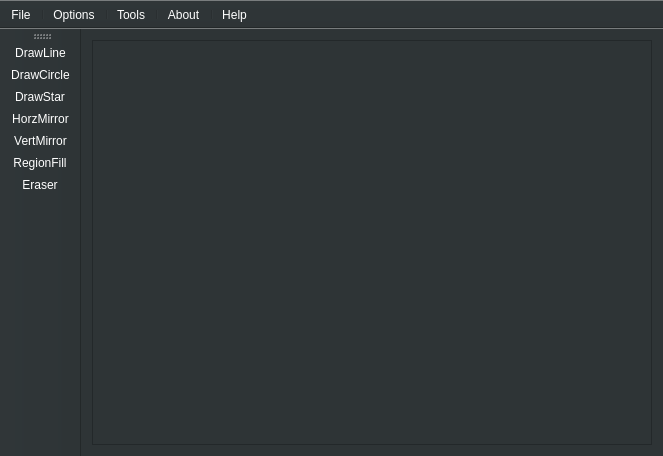
<?xml version="1.0" encoding="UTF-8"?>
<ui version="4.0">
 <class>MainWindow</class>
 <widget class="QMainWindow" name="MainWindow">
  <property name="geometry">
   <rect>
    <x>0</x>
    <y>0</y>
    <width>663</width>
    <height>456</height>
   </rect>
  </property>
  <property name="minimumSize">
   <size>
    <width>0</width>
    <height>0</height>
   </size>
  </property>
  <property name="palette">
   <palette>
    <active>
     <colorrole role="WindowText">
      <brush brushstyle="SolidPattern">
       <color alpha="255">
        <red>255</red>
        <green>255</green>
        <blue>255</blue>
       </color>
      </brush>
     </colorrole>
     <colorrole role="Button">
      <brush brushstyle="SolidPattern">
       <color alpha="255">
        <red>46</red>
        <green>52</green>
        <blue>54</blue>
       </color>
      </brush>
     </colorrole>
     <colorrole role="Light">
      <brush brushstyle="SolidPattern">
       <color alpha="255">
        <red>69</red>
        <green>78</green>
        <blue>81</blue>
       </color>
      </brush>
     </colorrole>
     <colorrole role="Midlight">
      <brush brushstyle="SolidPattern">
       <color alpha="255">
        <red>57</red>
        <green>65</green>
        <blue>67</blue>
       </color>
      </brush>
     </colorrole>
     <colorrole role="Dark">
      <brush brushstyle="SolidPattern">
       <color alpha="255">
        <red>46</red>
        <green>52</green>
        <blue>54</blue>
       </color>
      </brush>
     </colorrole>
     <colorrole role="Mid">
      <brush brushstyle="SolidPattern">
       <color alpha="255">
        <red>46</red>
        <green>52</green>
        <blue>54</blue>
       </color>
      </brush>
     </colorrole>
     <colorrole role="Text">
      <brush brushstyle="SolidPattern">
       <color alpha="255">
        <red>255</red>
        <green>255</green>
        <blue>255</blue>
       </color>
      </brush>
     </colorrole>
     <colorrole role="BrightText">
      <brush brushstyle="SolidPattern">
       <color alpha="255">
        <red>255</red>
        <green>255</green>
        <blue>255</blue>
       </color>
      </brush>
     </colorrole>
     <colorrole role="ButtonText">
      <brush brushstyle="SolidPattern">
       <color alpha="255">
        <red>255</red>
        <green>255</green>
        <blue>255</blue>
       </color>
      </brush>
     </colorrole>
     <colorrole role="Base">
      <brush brushstyle="SolidPattern">
       <color alpha="255">
        <red>85</red>
        <green>87</green>
        <blue>83</blue>
       </color>
      </brush>
     </colorrole>
     <colorrole role="Window">
      <brush brushstyle="SolidPattern">
       <color alpha="255">
        <red>46</red>
        <green>52</green>
        <blue>54</blue>
       </color>
      </brush>
     </colorrole>
     <colorrole role="Shadow">
      <brush brushstyle="SolidPattern">
       <color alpha="255">
        <red>0</red>
        <green>0</green>
        <blue>0</blue>
       </color>
      </brush>
     </colorrole>
     <colorrole role="AlternateBase">
      <brush brushstyle="SolidPattern">
       <color alpha="255">
        <red>23</red>
        <green>26</green>
        <blue>27</blue>
       </color>
      </brush>
     </colorrole>
     <colorrole role="ToolTipBase">
      <brush brushstyle="SolidPattern">
       <color alpha="255">
        <red>255</red>
        <green>255</green>
        <blue>220</blue>
       </color>
      </brush>
     </colorrole>
     <colorrole role="ToolTipText">
      <brush brushstyle="SolidPattern">
       <color alpha="255">
        <red>0</red>
        <green>0</green>
        <blue>0</blue>
       </color>
      </brush>
     </colorrole>
    </active>
    <inactive>
     <colorrole role="WindowText">
      <brush brushstyle="SolidPattern">
       <color alpha="255">
        <red>255</red>
        <green>255</green>
        <blue>255</blue>
       </color>
      </brush>
     </colorrole>
     <colorrole role="Button">
      <brush brushstyle="SolidPattern">
       <color alpha="255">
        <red>46</red>
        <green>52</green>
        <blue>54</blue>
       </color>
      </brush>
     </colorrole>
     <colorrole role="Light">
      <brush brushstyle="SolidPattern">
       <color alpha="255">
        <red>69</red>
        <green>78</green>
        <blue>81</blue>
       </color>
      </brush>
     </colorrole>
     <colorrole role="Midlight">
      <brush brushstyle="SolidPattern">
       <color alpha="255">
        <red>57</red>
        <green>65</green>
        <blue>67</blue>
       </color>
      </brush>
     </colorrole>
     <colorrole role="Dark">
      <brush brushstyle="SolidPattern">
       <color alpha="255">
        <red>46</red>
        <green>52</green>
        <blue>54</blue>
       </color>
      </brush>
     </colorrole>
     <colorrole role="Mid">
      <brush brushstyle="SolidPattern">
       <color alpha="255">
        <red>46</red>
        <green>52</green>
        <blue>54</blue>
       </color>
      </brush>
     </colorrole>
     <colorrole role="Text">
      <brush brushstyle="SolidPattern">
       <color alpha="255">
        <red>255</red>
        <green>255</green>
        <blue>255</blue>
       </color>
      </brush>
     </colorrole>
     <colorrole role="BrightText">
      <brush brushstyle="SolidPattern">
       <color alpha="255">
        <red>255</red>
        <green>255</green>
        <blue>255</blue>
       </color>
      </brush>
     </colorrole>
     <colorrole role="ButtonText">
      <brush brushstyle="SolidPattern">
       <color alpha="255">
        <red>255</red>
        <green>255</green>
        <blue>255</blue>
       </color>
      </brush>
     </colorrole>
     <colorrole role="Base">
      <brush brushstyle="SolidPattern">
       <color alpha="255">
        <red>85</red>
        <green>87</green>
        <blue>83</blue>
       </color>
      </brush>
     </colorrole>
     <colorrole role="Window">
      <brush brushstyle="SolidPattern">
       <color alpha="255">
        <red>46</red>
        <green>52</green>
        <blue>54</blue>
       </color>
      </brush>
     </colorrole>
     <colorrole role="Shadow">
      <brush brushstyle="SolidPattern">
       <color alpha="255">
        <red>0</red>
        <green>0</green>
        <blue>0</blue>
       </color>
      </brush>
     </colorrole>
     <colorrole role="AlternateBase">
      <brush brushstyle="SolidPattern">
       <color alpha="255">
        <red>23</red>
        <green>26</green>
        <blue>27</blue>
       </color>
      </brush>
     </colorrole>
     <colorrole role="ToolTipBase">
      <brush brushstyle="SolidPattern">
       <color alpha="255">
        <red>255</red>
        <green>255</green>
        <blue>220</blue>
       </color>
      </brush>
     </colorrole>
     <colorrole role="ToolTipText">
      <brush brushstyle="SolidPattern">
       <color alpha="255">
        <red>0</red>
        <green>0</green>
        <blue>0</blue>
       </color>
      </brush>
     </colorrole>
    </inactive>
    <disabled>
     <colorrole role="WindowText">
      <brush brushstyle="SolidPattern">
       <color alpha="255">
        <red>46</red>
        <green>52</green>
        <blue>54</blue>
       </color>
      </brush>
     </colorrole>
     <colorrole role="Button">
      <brush brushstyle="SolidPattern">
       <color alpha="255">
        <red>46</red>
        <green>52</green>
        <blue>54</blue>
       </color>
      </brush>
     </colorrole>
     <colorrole role="Light">
      <brush brushstyle="SolidPattern">
       <color alpha="255">
        <red>69</red>
        <green>78</green>
        <blue>81</blue>
       </color>
      </brush>
     </colorrole>
     <colorrole role="Midlight">
      <brush brushstyle="SolidPattern">
       <color alpha="255">
        <red>57</red>
        <green>65</green>
        <blue>67</blue>
       </color>
      </brush>
     </colorrole>
     <colorrole role="Dark">
      <brush brushstyle="SolidPattern">
       <color alpha="255">
        <red>46</red>
        <green>52</green>
        <blue>54</blue>
       </color>
      </brush>
     </colorrole>
     <colorrole role="Mid">
      <brush brushstyle="SolidPattern">
       <color alpha="255">
        <red>46</red>
        <green>52</green>
        <blue>54</blue>
       </color>
      </brush>
     </colorrole>
     <colorrole role="Text">
      <brush brushstyle="SolidPattern">
       <color alpha="255">
        <red>46</red>
        <green>52</green>
        <blue>54</blue>
       </color>
      </brush>
     </colorrole>
     <colorrole role="BrightText">
      <brush brushstyle="SolidPattern">
       <color alpha="255">
        <red>255</red>
        <green>255</green>
        <blue>255</blue>
       </color>
      </brush>
     </colorrole>
     <colorrole role="ButtonText">
      <brush brushstyle="SolidPattern">
       <color alpha="255">
        <red>46</red>
        <green>52</green>
        <blue>54</blue>
       </color>
      </brush>
     </colorrole>
     <colorrole role="Base">
      <brush brushstyle="SolidPattern">
       <color alpha="255">
        <red>46</red>
        <green>52</green>
        <blue>54</blue>
       </color>
      </brush>
     </colorrole>
     <colorrole role="Window">
      <brush brushstyle="SolidPattern">
       <color alpha="255">
        <red>46</red>
        <green>52</green>
        <blue>54</blue>
       </color>
      </brush>
     </colorrole>
     <colorrole role="Shadow">
      <brush brushstyle="SolidPattern">
       <color alpha="255">
        <red>0</red>
        <green>0</green>
        <blue>0</blue>
       </color>
      </brush>
     </colorrole>
     <colorrole role="AlternateBase">
      <brush brushstyle="SolidPattern">
       <color alpha="255">
        <red>46</red>
        <green>52</green>
        <blue>54</blue>
       </color>
      </brush>
     </colorrole>
     <colorrole role="ToolTipBase">
      <brush brushstyle="SolidPattern">
       <color alpha="255">
        <red>255</red>
        <green>255</green>
        <blue>220</blue>
       </color>
      </brush>
     </colorrole>
     <colorrole role="ToolTipText">
      <brush brushstyle="SolidPattern">
       <color alpha="255">
        <red>0</red>
        <green>0</green>
        <blue>0</blue>
       </color>
      </brush>
     </colorrole>
    </disabled>
   </palette>
  </property>
  <property name="windowTitle">
   <string>MainWindow</string>
  </property>
  <widget class="QWidget" name="centralWidget">
   <layout class="QGridLayout" name="gridLayout">
    <item row="0" column="1">
     <widget class="QGraphicsView" name="mGraphicsView">
      <property name="palette">
       <palette>
        <active>
         <colorrole role="Base">
          <brush brushstyle="SolidPattern">
           <color alpha="255">
            <red>46</red>
            <green>52</green>
            <blue>54</blue>
           </color>
          </brush>
         </colorrole>
        </active>
        <inactive>
         <colorrole role="Base">
          <brush brushstyle="SolidPattern">
           <color alpha="255">
            <red>46</red>
            <green>52</green>
            <blue>54</blue>
           </color>
          </brush>
         </colorrole>
        </inactive>
        <disabled>
         <colorrole role="Base">
          <brush brushstyle="SolidPattern">
           <color alpha="255">
            <red>46</red>
            <green>52</green>
            <blue>54</blue>
           </color>
          </brush>
         </colorrole>
        </disabled>
       </palette>
      </property>
      <property name="mouseTracking">
       <bool>true</bool>
      </property>
      <property name="alignment">
       <set>Qt::AlignLeading|Qt::AlignLeft|Qt::AlignTop</set>
      </property>
     </widget>
    </item>
   </layout>
  </widget>
  <widget class="QToolBar" name="toolBarMenu">
   <property name="windowTitle">
    <string>toolBar</string>
   </property>
   <property name="movable">
    <bool>false</bool>
   </property>
   <property name="iconSize">
    <size>
     <width>32</width>
     <height>32</height>
    </size>
   </property>
   <attribute name="toolBarArea">
    <enum>TopToolBarArea</enum>
   </attribute>
   <attribute name="toolBarBreak">
    <bool>false</bool>
   </attribute>
   <addaction name="actionFile"/>
   <addaction name="separator"/>
   <addaction name="actionOptions"/>
   <addaction name="separator"/>
   <addaction name="actionTools"/>
   <addaction name="separator"/>
   <addaction name="actionAbout"/>
   <addaction name="separator"/>
   <addaction name="actionHelp"/>
  </widget>
  <widget class="QToolBar" name="toolBarDraw">
   <property name="windowTitle">
    <string>toolBar_2</string>
   </property>
   <attribute name="toolBarArea">
    <enum>LeftToolBarArea</enum>
   </attribute>
   <attribute name="toolBarBreak">
    <bool>false</bool>
   </attribute>
   <addaction name="actionDrawLine"/>
   <addaction name="actionDrawCircle"/>
   <addaction name="actionDrawStar"/>
   <addaction name="actionHorzMirror"/>
   <addaction name="actionVertMirror"/>
   <addaction name="actionRegionFill"/>
   <addaction name="actionEraser"/>
  </widget>
  <action name="actionExit">
   <property name="text">
    <string>Exit</string>
   </property>
  </action>
  <action name="actionNew">
   <property name="text">
    <string>New</string>
   </property>
   <property name="shortcut">
    <string>Ctrl+R</string>
   </property>
  </action>
  <action name="actionSave">
   <property name="text">
    <string>Save</string>
   </property>
   <property name="shortcut">
    <string>Ctrl+S</string>
   </property>
  </action>
  <action name="actionOpen">
   <property name="text">
    <string>Open</string>
   </property>
   <property name="shortcut">
    <string>Ctrl+O</string>
   </property>
  </action>
  <action name="actionOptions">
   <property name="text">
    <string>Options</string>
   </property>
  </action>
  <action name="actionDrawLine">
   <property name="icon">
    <iconset resource="resource.qrc">
     <normaloff>:/icons/Resource/line32.png</normaloff>:/icons/Resource/line32.png</iconset>
   </property>
   <property name="text">
    <string>DrawLine</string>
   </property>
  </action>
  <action name="actionDrawCircle">
   <property name="icon">
    <iconset resource="resource.qrc">
     <normaloff>:/icons/Resource/circle32.png</normaloff>:/icons/Resource/circle32.png</iconset>
   </property>
   <property name="text">
    <string>DrawCircle</string>
   </property>
  </action>
  <action name="actionDrawStar">
   <property name="icon">
    <iconset resource="resource.qrc">
     <normaloff>:/icons/Resource/star32.png</normaloff>:/icons/Resource/star32.png</iconset>
   </property>
   <property name="text">
    <string>DrawStar</string>
   </property>
  </action>
  <action name="actionHorzMirror">
   <property name="icon">
    <iconset resource="resource.qrc">
     <normaloff>:/icons/Resource/hmirror32.png</normaloff>:/icons/Resource/hmirror32.png</iconset>
   </property>
   <property name="text">
    <string>HorzMirror</string>
   </property>
  </action>
  <action name="actionVertMirror">
   <property name="icon">
    <iconset resource="resource.qrc">
     <normaloff>:/icons/Resource/vmirror32.png</normaloff>:/icons/Resource/vmirror32.png</iconset>
   </property>
   <property name="text">
    <string>VertMirror</string>
   </property>
  </action>
  <action name="actionRegionFill">
   <property name="icon">
    <iconset resource="resource.qrc">
     <normaloff>:/icons/Resource/floodfill32.png</normaloff>:/icons/Resource/floodfill32.png</iconset>
   </property>
   <property name="text">
    <string>RegionFill</string>
   </property>
  </action>
  <action name="actionEraser">
   <property name="icon">
    <iconset resource="resource.qrc">
     <normaloff>:/icons/Resource/eraser32.png</normaloff>:/icons/Resource/eraser32.png</iconset>
   </property>
   <property name="text">
    <string>Eraser</string>
   </property>
  </action>
  <action name="actionFileinfo">
   <property name="text">
    <string>Fileinfo</string>
   </property>
  </action>
  <action name="actionFile">
   <property name="icon">
    <iconset resource="resource.qrc">
     <normaloff>:/icons/Resource/CP44.png</normaloff>:/icons/Resource/CP44.png</iconset>
   </property>
   <property name="text">
    <string>File</string>
   </property>
  </action>
  <action name="actionSaveAs">
   <property name="text">
    <string>SaveAs</string>
   </property>
   <property name="shortcut">
    <string>Ctrl+A</string>
   </property>
  </action>
  <action name="actionAbout">
   <property name="text">
    <string>About</string>
   </property>
  </action>
  <action name="actionTools">
   <property name="text">
    <string>Tools</string>
   </property>
  </action>
  <action name="actionHelp">
   <property name="text">
    <string>Help</string>
   </property>
  </action>
  <action name="actionPalette">
   <property name="text">
    <string>Palette</string>
   </property>
  </action>
  <action name="actionParameters">
   <property name="text">
    <string>Parameters</string>
   </property>
  </action>
  <action name="actionCourse_Paint">
   <property name="text">
    <string>Course Paint</string>
   </property>
  </action>
  <action name="actionLine_thickness">
   <property name="text">
    <string>Line thickness</string>
   </property>
  </action>
  <action name="actionReset_parameters">
   <property name="text">
    <string>Reset parameters</string>
   </property>
  </action>
 </widget>
 <layoutdefault spacing="6" margin="11"/>
 <resources>
  <include location="resource.qrc"/>
 </resources>
 <connections/>
</ui>
